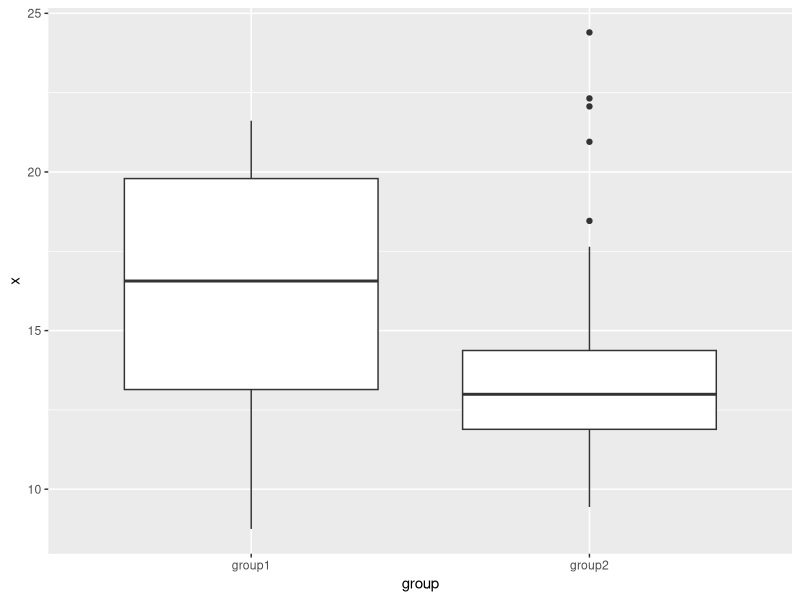

Write R code to recreate this figure.
#LET'S CREATE SOME DATA TO PLAY AROUND WITH IN THIS FIRST DEMO PROJECT
#USING GITHUB!

df <- data.frame(x = rnorm(50, 16, 4),
                 group = rep(c("group1", "group2"), each = 25))

#INSTALL THEN LOAD IN TIDYVERSE...

install.packages("tidyverse")
library(tidyverse)

df %>% group_by(group)%>%
  summarise(mean = mean(x),
            n = length(n),
            sd = sd(x))

df %>% ggplot(aes(x = group, y = x))+
  geom_boxplot()
